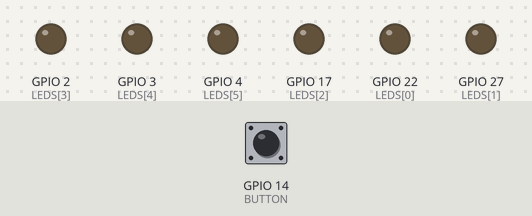
A program run on a simulated Raspberry Pi (BCM pin numbers). Shown: output pins drawn as LEDs (lit = HIGH). Dashed ring = blinking. The test bench sets the inputs (shaded band); at power-on: GPIO 14 (BUTTON) HIGH. Random numbers come from a fixed seed; the clock reads 2024-03-15 10:24:30 at power-on unless the program sets it.

Above: at 1.2 s.
1.3 s: GPIO 14 (BUTTON) pulled LOW for 0.15 s
At 2.5 s:
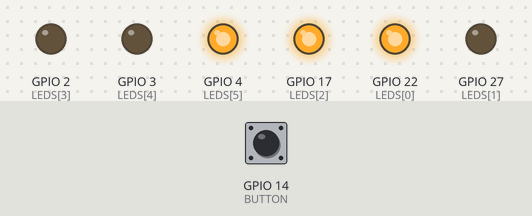
4.3 s: GPIO 14 (BUTTON) pulled LOW for 1 s
At 5.4 s:
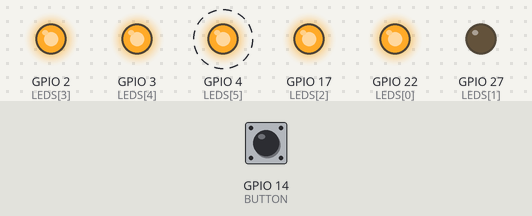
7.3 s: GPIO 14 (BUTTON) pulled LOW for 0.15 s
At 7.4 s:
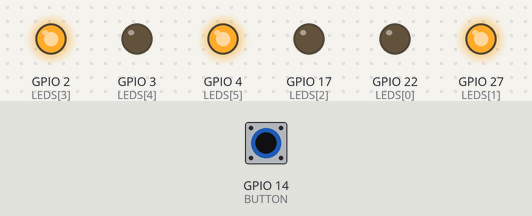
10.3 s: GPIO 14 (BUTTON) pulled LOW for 3.2 s
At 10.4 s:
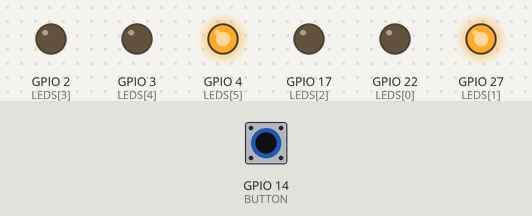
15.0 s: GPIO 14 (BUTTON) pulled LOW for 3.2 s
19.7 s: GPIO 14 (BUTTON) pulled LOW for 0.15 s
At 23.5 s:
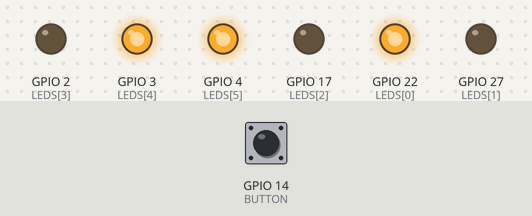
Timing chart, 0 to 23.8 s (numbered marks = the images above; inputs shaded):
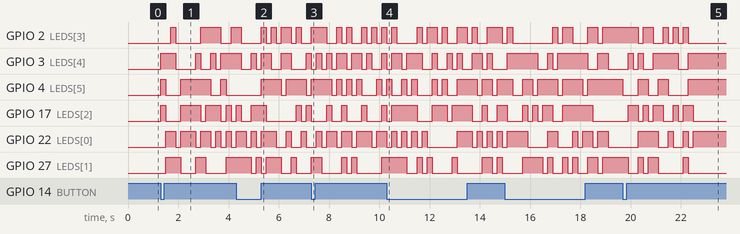

Measured:
- after the input at 1.3 s, GPIO 2 (LEDS[3]): goes HIGH 0.20 s, LOW 1.0 s, HIGH 0.80 s, LOW 0.40 s, then HIGH, starting after 0.40 s; GPIO 3 (LEDS[4]): goes HIGH 0.60 s, LOW 0.80 s, HIGH 0.20 s, LOW 0.40 s, HIGH 0.20 s, LOW 0.20 s, then HIGH, starting at once
- after the input at 4.3 s, GPIO 2 (LEDS[3]): HIGH → LOW after 0.20 s, → HIGH 0.80 s later, → LOW 0.20 s later, → HIGH 0.20 s later, … (9 changes in this stretch); GPIO 3 (LEDS[4]): HIGH → LOW after 0.20 s, → HIGH 0.40 s later, → LOW 0.20 s later, → HIGH 0.20 s later, … (8 changes in this stretch)
- after the input at 7.3 s, GPIO 2 (LEDS[3]): LOW → HIGH at once, then repeats every 1.0 s: LOW 0.40 s, HIGH 0.20 s, LOW 0.20 s, HIGH 0.20 s; GPIO 3 (LEDS[4]): HIGH → LOW at once, → HIGH 0.20 s later, → LOW 0.20 s later, → HIGH 0.20 s later, … (12 changes in this stretch)
- after the input at 10.3 s, GPIO 2 (LEDS[3]): HIGH → LOW at once, → HIGH 0.20 s later, → LOW 0.20 s later, → HIGH 0.80 s later, … (15 changes in this stretch); GPIO 3 (LEDS[4]): HIGH → LOW at once, → HIGH 0.20 s later, → LOW 0.40 s later, → HIGH 0.20 s later, … (15 changes in this stretch)
- after the input at 19.7 s, GPIO 2 (LEDS[3]): HIGH → LOW after 0.60 s, → HIGH 0.20 s later, → LOW 0.40 s later, → HIGH 0.40 s later, … (9 changes in this stretch); GPIO 3 (LEDS[4]): goes HIGH 0.20 s, LOW 0.20 s, HIGH 0.20 s, LOW 0.40 s, HIGH 1.0 s, LOW 0.40 s, then HIGH, starting after 0.20 s

The program:

dice.py
```python
#!/usr/bin/env python
"""
Copyright 2017 Hermann Krumrey <hermann@krumreyh.com>

This file is part of raspi-projects.

raspi-projects is free software: you can redistribute it and/or modify
it under the terms of the GNU General Public License as published by
the Free Software Foundation, either version 3 of the License, or
(at your option) any later version.

raspi-projects is distributed in the hope that it will be useful,
but WITHOUT ANY WARRANTY; without even the implied warranty of
MERCHANTABILITY or FITNESS FOR A PARTICULAR PURPOSE.  See the
GNU General Public License for more details.

You should have received a copy of the GNU General Public License
along with raspi-projects.  If not, see <http://www.gnu.org/licenses/>.
"""

import time
import random
from RPi.GPIO import BCM, OUT, IN, HIGH, LOW, PUD_UP
from RPi.GPIO import setup, setmode, setwarnings, output
from RPi.GPIO import input as _input

LEDS = [22, 27, 17, 2, 3, 4]
BUTTON = 14


def setup_gpio():
    setmode(BCM)
    setwarnings(False)

    for led in LEDS:
        setup(led, OUT)

    setup(BUTTON, IN, pull_up_down=PUD_UP)
    cleanup()


def cleanup():
    for led in LEDS:
        output(led, LOW)


def wait_for_button_press():
    while _input(BUTTON):
        pass


def randomize(led):

    if random.randint(0, 1) == 1:
        output(led, HIGH)
    else:
        output(led, LOW)


if __name__ == "__main__":

    try:
        setup_gpio()

        while True:

            wait_for_button_press()

            end_time = time.time() + 3

            while time.time() < end_time:
                for led in LEDS:
                    randomize(led)
                time.sleep(0.2)
    except KeyboardInterrupt:

        cleanup()
```
